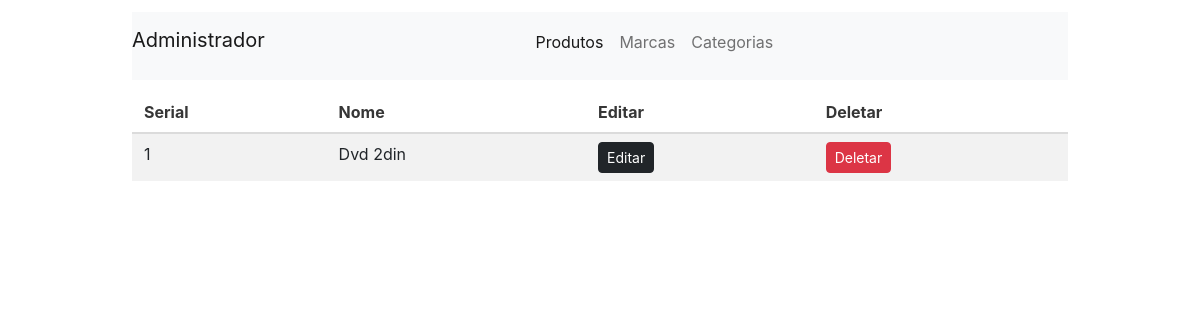
Page /categoria (signed in) on the earlier database version.
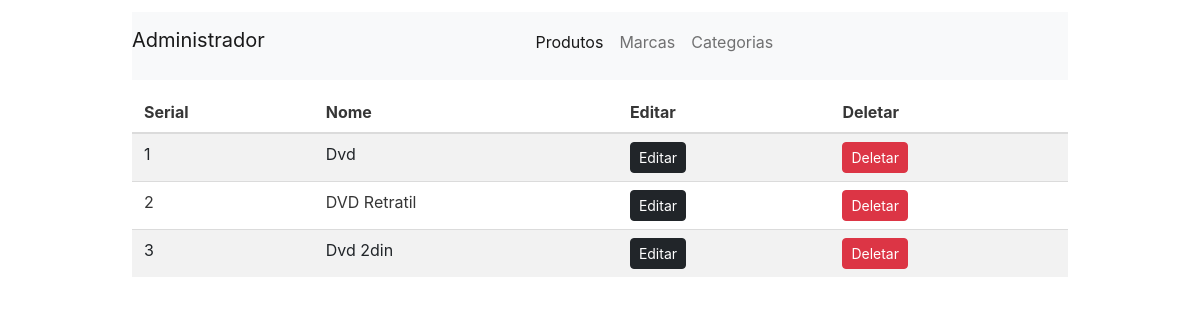
Same page on the later database version.
### loja/produtos/models.py (models this page shows)
class Categoria(db.Model):
    id = db.Column(db.Integer, primary_key=True)
    name = db.Column(db.String(30), nullable=False, unique=True)

### loja/admin/rotas.py (the view)
@app.route('/categoria')
def categoria():
    if 'email' not in session:
        flash(f'Favor fazer login Primeiro', 'success')
        return redirect(url_for('login'))
    categorias = Categoria.query.order_by(Categoria.id.desc()).all()
    return render_template('admin/marca.html', title="Categorias", categorias=categorias)

### loja/templates/admin/marca.html (shortened to what this page needs)
{% extends 'layouts.html' %}
{% block content %}
<div class="container mt-3">
  <nav class="navbar navbar-expand-lg bg-light">
      <div class="container-fluid">
        <a class="navbar-brand" href="{{url_for('admin')}}">Administrador</a>
        <div class="collapse navbar-collapse" id="navbarSupportedContent">
          <ul class="navbar-nav me-auto mb-2 mb-lg-0">
            <li class="nav-item">
              <a class="nav-link active" aria-current="page" href="{{url_for('admin')}}">Produtos</a>
            </li>
            <li class="nav-item">
              <a class="nav-link" href="{{url_for('marcas')}}">Marcas</a>
            </li>
            <li class="nav-item">
                <a class="nav-link" href="{{url_for('categoria')}}">Categorias</a>
            </li>
          </ul>
        </div>
      </div>
    </nav>
</div>
<div class="container mt-3">
    <table class="table table-sm table-striped">
        <thead>
            <th>Serial</th>
            <th>Nome</th>
            <th>Editar</th>
            <th>Deletar</th>
        </thead>
        <tbody>
            {% if marcas %}
            {% for marca in marcas %}
            <tr>
                <td>{{loop.index}}</td>
                <td>{{marca.name}}</td>
                <td><a href="{{url_for('updatemarca', id=marca.id)}}" class="btn btn-sm btn-dark">Editar</a></td>
                <td>
                  <a href="{{url_for('deletemarca', id=marca.id)}}" class="btn btn-sm btn-danger" >Deletar</a>
                </td>
           </tr>
           {% endfor %}
           {% else %}
           {% for categoria in categorias %}
           <tr>
               <td>{{loop.index}}</td>
               <td>{{categoria.name}}</td>
               <td><a href="{{url_for('updatecat', id=categoria.id)}}" class="btn btn-sm btn-dark">Editar</a></td>
               <td>
                <a href="{{url_for('deletecategoria', id=categoria.id)}}" class="btn btn-sm btn-danger" >Deletar</a>
              </td>
          </tr>
          {% endfor %}
           {% endif %}
        </tbody>
    </table>
</div>
{% endblock content %}

Differences in the rows shown:
added Categoria: name "Dvd"
added Categoria: name "DVD Retratil"
